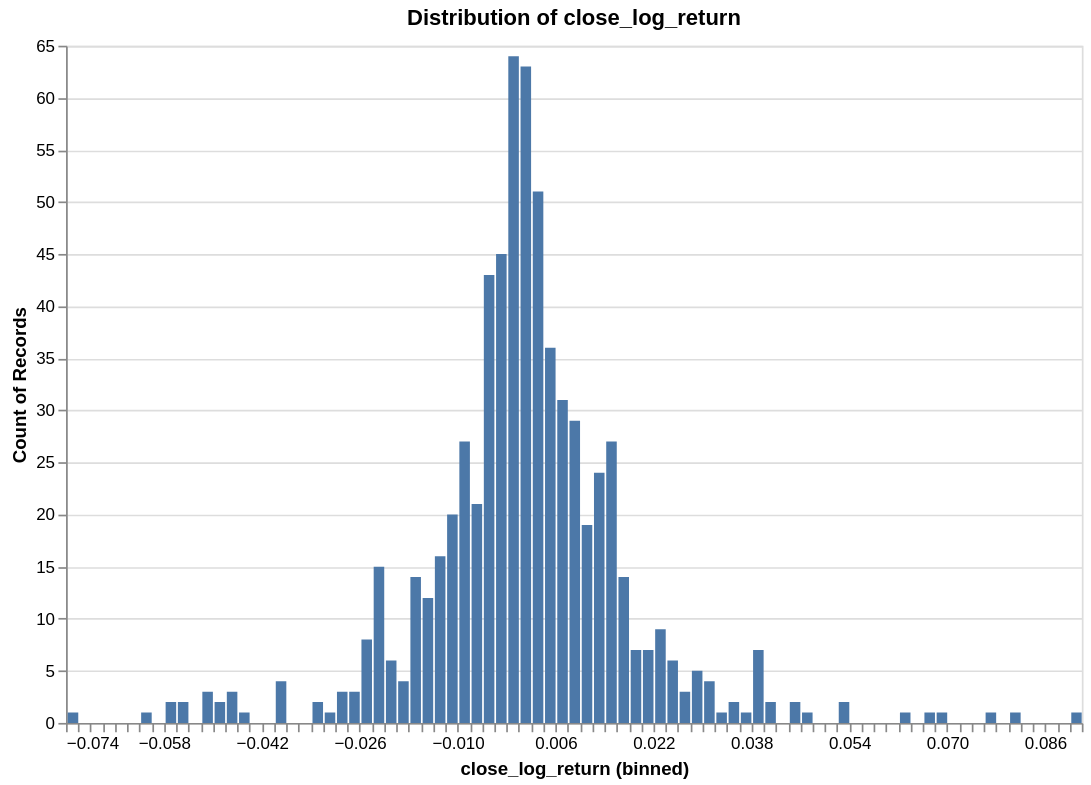

Notebook code for this chart:
### Code cell
# Visualize the distribution of log returns
research.plot_distribution(ts, target, no_bins=100)

### Figure 1 — Vega-Lite specification as saved in the notebook (floating-point values rounded to 4 significant figures; data arrays with more than 128 entries replaced by an {"elided": "..."} marker saying what was removed)
{"config": {"view": {"continuousWidth": 300, "continuousHeight": 300}, "scale": {"zero": false}}, "data": {"name": "data-b62d42b314c3b3d52c4d1d1a0be1c6da"}, "mark": {"type": "bar"}, "encoding": {"x": {"bin": {"maxbins": 100}, "field": "close_log_return", "type": "quantitative"}, "y": {"aggregate": "count", "type": "quantitative"}}, "height": 400, "params": [{"name": "param_f268f798f41c853e", "select": {"type": "interval"}, "bind": "scales"}], "title": "Distribution of close_log_return", "width": 600, "$schema": "https://vega.github.io/schema/vega-lite/v6.1.0.json", "datasets": {"data-b62d42b314c3b3d52c4d1d1a0be1c6da": {"elided": "682 records"}}}
